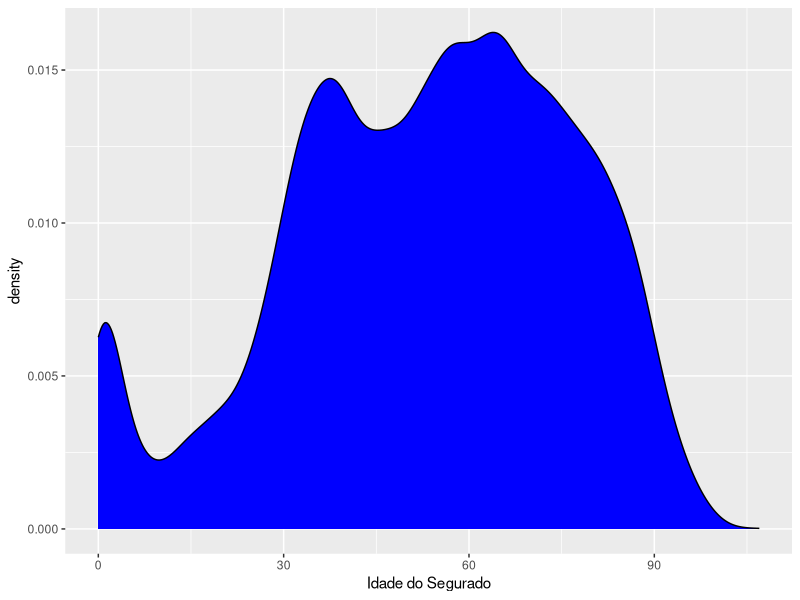
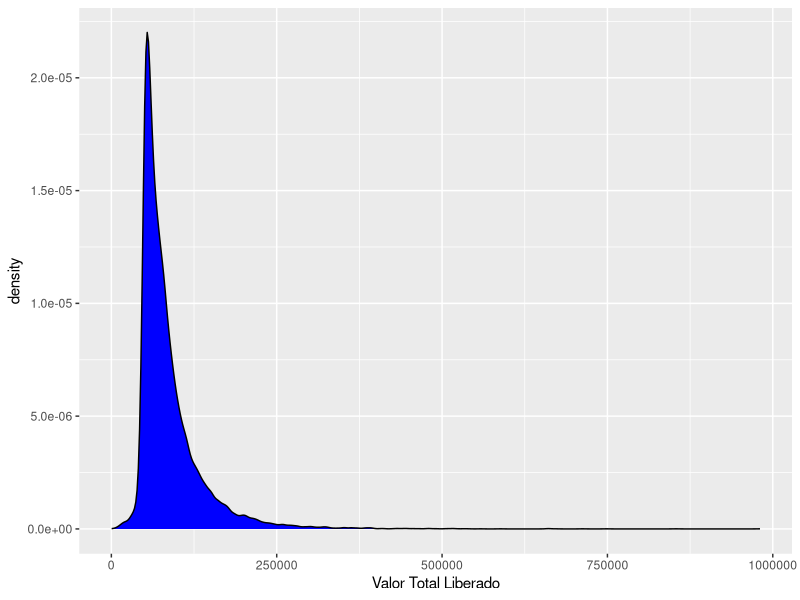
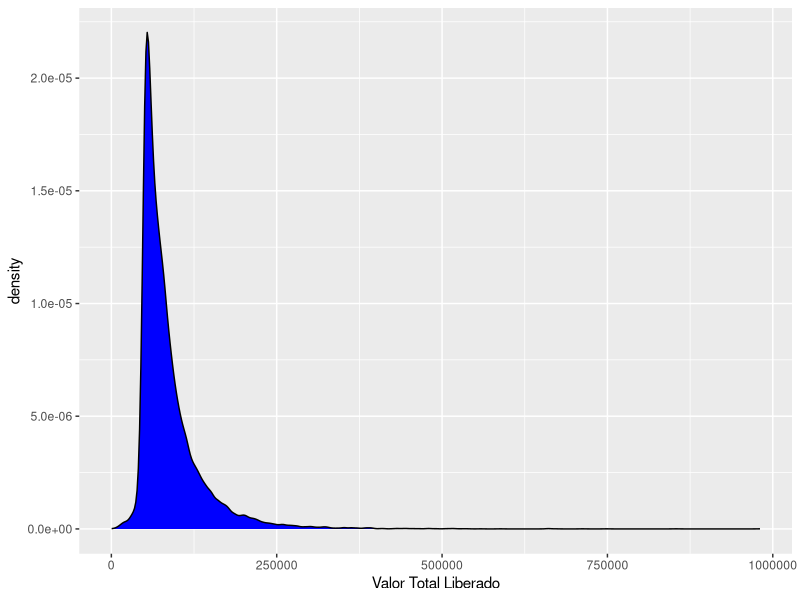
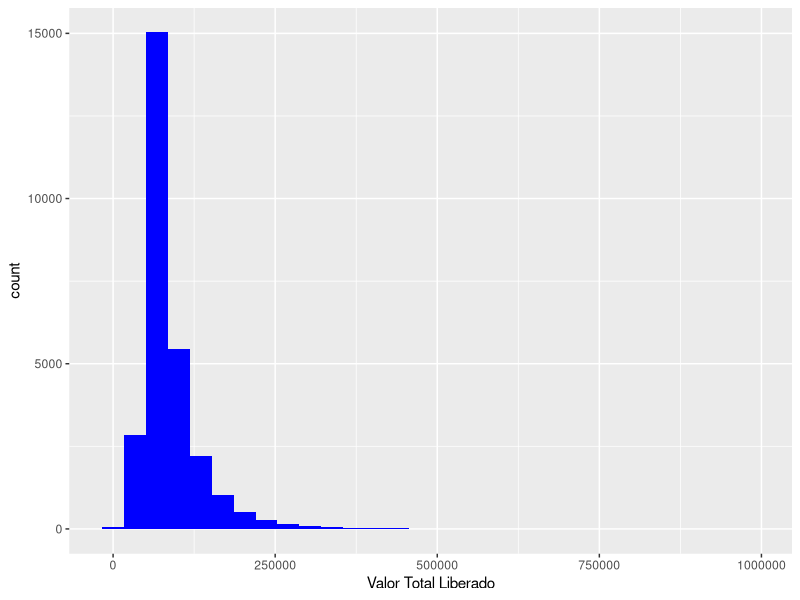

R code for these plots, in order:
# Preparação do ambiente
#@title Atividade 1 PIC
#install.packages("tidyverse")
#install.packages("rmarkdown")
library(tidyverse)
library(rmarkdown)
# Ler arquivo e analisar campos
pacientes <- read_csv('pacientes.csv')
glimpse(pacientes)
pacientes$ID <- as.factor(pacientes$ID)
pacientes$`Código do Procedimento Principal` <- as.factor(pacientes$`Código do Procedimento Principal`)
# Estatísticas e Gráficos
pacientes %>% ggplot(aes(`Idade do Segurado`)) + 
  geom_density(fill = "blue")
summary(pacientes)
pacientes %>% summarize(
  min = min(`Idade do Segurado`), 
  max = max(`Idade do Segurado`),
  mean = mean(`Idade do Segurado`),
  median = median(`Idade do Segurado`), 
  var = var(`Idade do Segurado`),
  sd = var(`Idade do Segurado`) ^ (1/2))
pacientes %>% ggplot(aes(`Valor Total Liberado`)) + 
  geom_density(fill = "blue")
range(pacientes$`Valor Total Liberado`)
pacientes <- drop_na(pacientes)
pacientes %>% summarize(
  min = min(`Valor Total Liberado`), 
  max = max(`Valor Total Liberado`),
  mean = mean(`Valor Total Liberado`),
  median = median(`Valor Total Liberado`), 
  var = var(`Valor Total Liberado`),
  sd = var(`Valor Total Liberado`) ^ (1/2))
pacientes %>% filter(`Valor Total Liberado` == max(`Valor Total Liberado`))
pacientes %>% filter(`Idade do Segurado` == max(`Idade do Segurado`))
pacientes %>% ggplot(aes(`Valor Total Liberado`)) + 
  geom_density(fill = "blue")
pacientes %>% ggplot(aes(`Valor Total Liberado`)) + 
  geom_histogram(fill = "blue")
valor_proced <- pacientes %>% group_by(`Código do Procedimento Principal`) %>% summarise(valor_total = sum(`Valor Total Liberado`))
glimpse(valor_proced)
valor_proced %>% summarize(
  min = min(valor_total), 
  max = max(valor_total),
  mean = mean(valor_total),
  median = median(valor_total), 
  var = var(valor_total),
  sd = var(valor_total) ^ (1/2))
valor_proced %>% filter(valor_total == max(valor_total))
